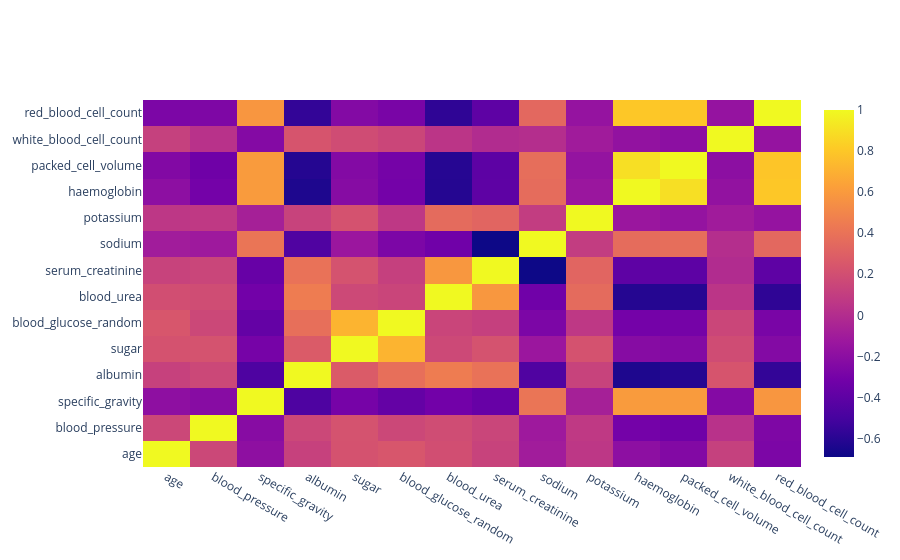

Here is the notebook cell this chart was saved with:
### Code cell
data_corr = df.corr(numeric_only = True)
fig = go.Figure(data = go.Heatmap(z = data_corr.values,
                           x = data_corr.columns,
                           y = data_corr.index))
fig.show()

### Figure 1 — Plotly figure (JSON) as saved in the notebook; plotly's stock layout.template omitted (floating-point values rounded to 4 significant figures; data arrays with more than 128 entries replaced by an {"elided": "..."} marker saying what was removed)
{"data": [{"type": "heatmap", "x": ["age", "blood_pressure", "specific_gravity", "albumin", "sugar", "blood_glucose_random", "blood_urea", "serum_creatinine", "sodium", "potassium", "haemoglobin", "packed_cell_volume", "white_blood_cell_count", "red_blood_cell_count"], "y": ["age", "blood_pressure", "specific_gravity", "albumin", "sugar", "blood_glucose_random", "blood_urea", "serum_creatinine", "sodium", "potassium", "haemoglobin", "packed_cell_volume", "white_blood_cell_count", "red_blood_cell_count"], "z": {"elided": "14x14 float values"}}], "layout": {}}
